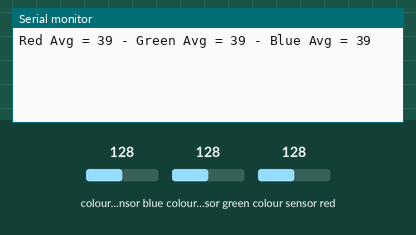
A sketch run on a simulated Arduino Uno, built with avr-gcc and run on an emulated ATmega328P. On the bench: the last lines printed to the serial monitor. Wiring (inferred from the names in the program): TCS3200 colour sensor: output A0; S2 A4; S3 A3; S0 A1; S1 A2. Inputs (shaded band) come from the test bench; at power-on: colour sensor blue 128, colour sensor green 128, colour sensor red 128.

Above: at 1.2 s.
1.3 s: colour sensor blue set to 5
At 1.3 s:
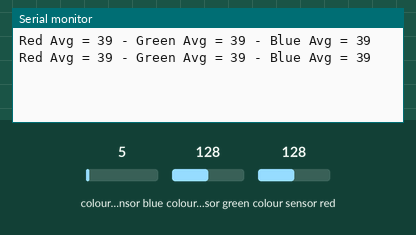
2.8 s: colour sensor green set to 5
At 3.5 s:
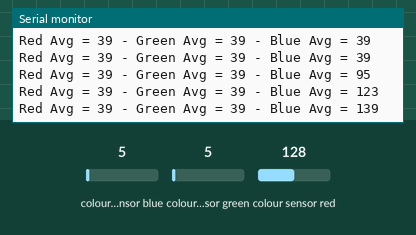
4.3 s: colour sensor red set to 5
At 4.3 s:
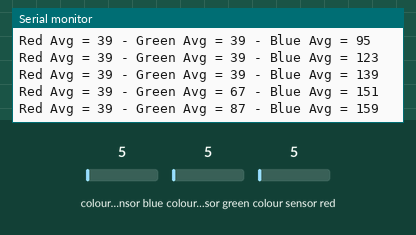
Timing chart, 0 to 7.3 s (numbered marks = the images above; inputs shaded):
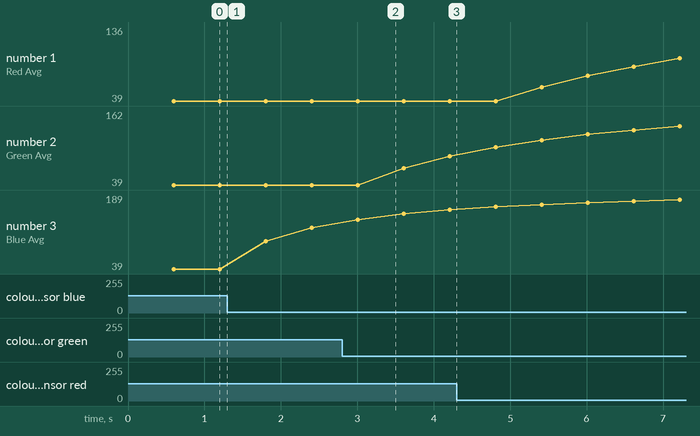

Measured:
- plotted number 1: 39 → 136 after the input at 4.3 s
- plotted number 2: 39 → 87 after the input at 2.8 s
- plotted number 3: 39 → 123 after the input at 1.3 s

The sketch:

Callibrate-Code.ino
```cpp
// Define color sensor pins
#define ColourOut A0
#define ColourS0 A1
#define ColourS1 A2
#define ColourS3 A3
#define ColourS2 A4

// Variables for Color Pulse Width Measurements
int redPW = 0;
int greenPW = 0;
int bluePW = 0;

long redSum = 0;
long greenSum = 0;
long blueSum = 0;

long redAvg;
long greenAvg;
long blueAvg;

unsigned long count;

void setup() {
	// Set S0 - S3 as outputs
	pinMode(ColourS0, OUTPUT);
	pinMode(ColourS1, OUTPUT);
	pinMode(ColourS2, OUTPUT);
	pinMode(ColourS3, OUTPUT);

	// Set Pulse Width scaling to 20%
	digitalWrite(ColourS0,HIGH);
	digitalWrite(ColourS1,LOW);

	// Set Sensor output as input
	pinMode(ColourOut, INPUT);

	// Setup Serial Monitor
	Serial.begin(9600);
}

void loop() {
  count += 1;

	// Read Red Pulse Width
	redPW = getRedPW();
  redSum += redPW;
  long redAvg = redSum / count;
	// Delay to stabilize sensor
	delay(200);


	// Read Green Pulse Width
	greenPW = getGreenPW();
  greenSum += greenPW;
  greenAvg = greenSum / count;
	// Delay to stabilize sensor
	delay(200);

	// Read Blue Pulse Width
	bluePW = getBluePW();
  blueSum += bluePW;
  blueAvg = blueSum / count;
	// Delay to stabilize sensor
	delay(200);

	// Print output to Serial Monitor
	Serial.print("Red Avg = ");
	Serial.print(redAvg);
	Serial.print(" - Green Avg = ");
	Serial.print(greenAvg);
	Serial.print(" - Blue Avg = ");
	Serial.println(blueAvg);
}


// Function to read Red Pulse Widths
int getRedPW() {
	// Set sensor to read Red only
	digitalWrite(ColourS2,LOW);
	digitalWrite(ColourS3,LOW);
	// Define integer to represent Pulse Width
	int PW;
	// Read the output Pulse Width
	PW = pulseIn(ColourOut, LOW);
	// Return the value
	return PW;
}

// Function to read Green Pulse Widths
int getGreenPW() {
	// Set sensor to read Green only
	digitalWrite(ColourS2,HIGH);
	digitalWrite(ColourS3,HIGH);
	// Define integer to represent Pulse Width
	int PW;
	// Read the output Pulse Width
	PW = pulseIn(ColourOut, LOW);
	// Return the value
	return PW;
}

// Function to read Blue Pulse Widths
int getBluePW() {
	// Set sensor to read Blue only
	digitalWrite(ColourS2,LOW);
	digitalWrite(ColourS3,HIGH);
	// Define integer to represent Pulse Width
	int PW;
	// Read the output Pulse Width
	PW = pulseIn(ColourOut, LOW);
	// Return the value
	return PW;
}
```
